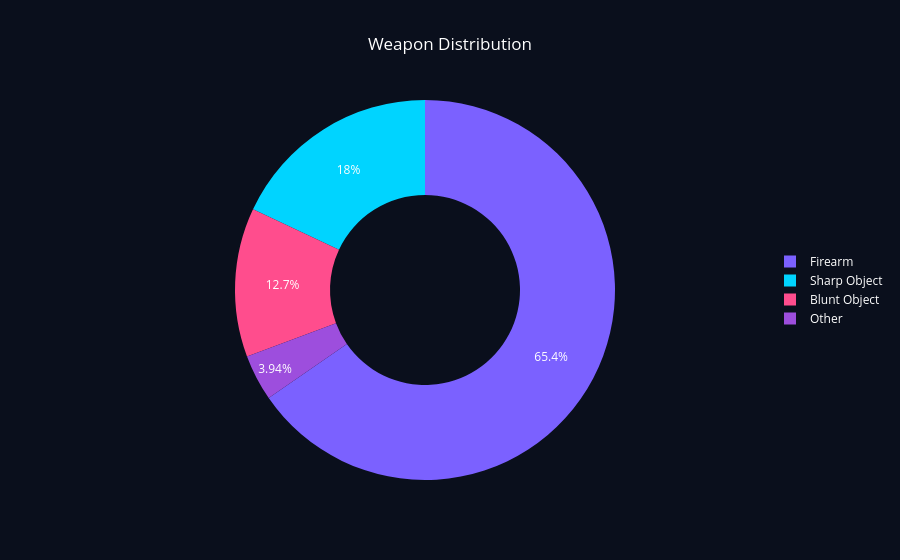

Notebook code for this chart:
### Code cell
top_weapons = (
    weapon_data[weapon_data['Weapon_Group'] != 'Unknown']
    .head(6)
)

fig = px.pie(
    top_weapons,
    names='Weapon_Group',
    values='Total_Incidents',
    hole=0.5,
    color_discrete_sequence=[
        '#7B61FF', '#00D4FF', '#FF4D8D',
        '#9D4EDD', '#4CC9F0', '#F72585'
    ],
    title="Weapon Distribution"
)
fig.update_layout(
    paper_bgcolor='#0A0F1C',
    plot_bgcolor='#0A0F1C',
    font_color='white',
    title_x=0.5   # center title
)

fig.update_traces(
    textinfo='percent',
    textposition='inside',
    textfont=dict(color='white')
)
fig.update_layout(
    legend=dict(
        orientation="v",
        x=1,
        y=0.5
    )
)
fig.show()

### Figure 1 — Plotly figure (JSON) as saved in the notebook; plotly's stock layout.template omitted (floating-point values rounded to 4 significant figures)
{"data": [{"domain": {"x": [0, 1], "y": [0, 1]}, "hole": 0.5, "hovertemplate": "Weapon_Group=%{label}<br>Total_Incidents=%{value}<extra></extra>", "labels": ["Firearm", "Sharp Object", "Blunt Object", "Other"], "legendgroup": "", "name": "", "showlegend": true, "textfont": {"color": "white"}, "textinfo": "percent", "textposition": "inside", "type": "pie", "values": [241262, 66485, 46761, 14542]}], "layout": {"font": {"color": "white"}, "legend": {"orientation": "v", "tracegroupgap": 0, "x": 1, "y": 0.5}, "paper_bgcolor": "#0A0F1C", "piecolorway": ["#7B61FF", "#00D4FF", "#FF4D8D", "#9D4EDD", "#4CC9F0", "#F72585"], "plot_bgcolor": "#0A0F1C", "title": {"text": "Weapon Distribution", "x": 0.5}}}
